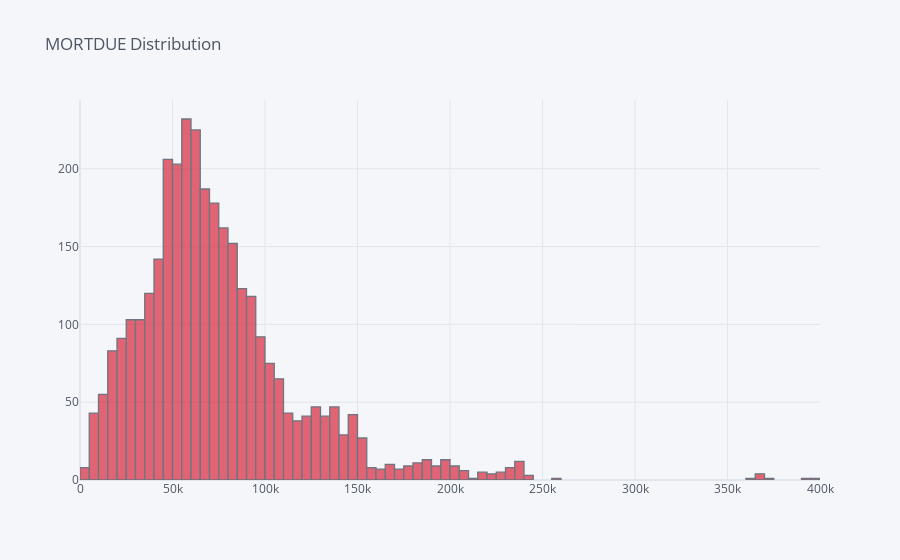
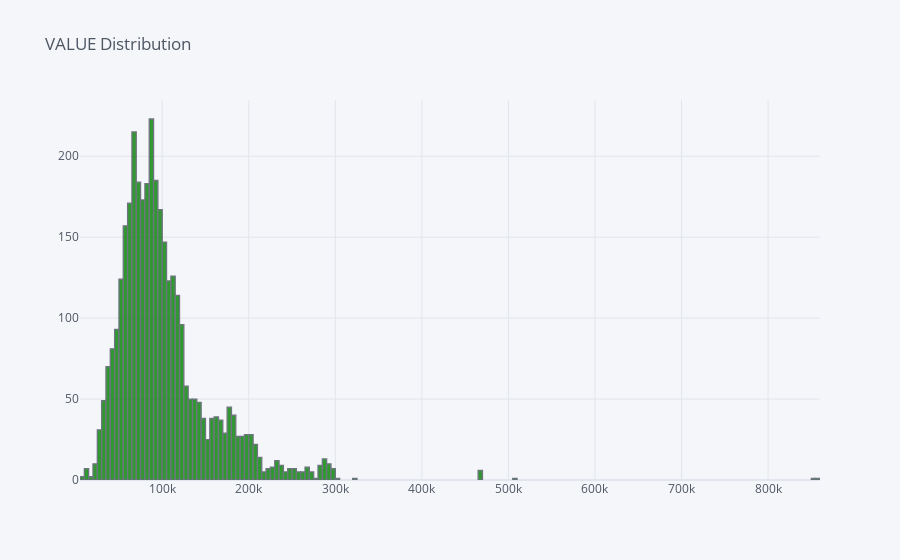
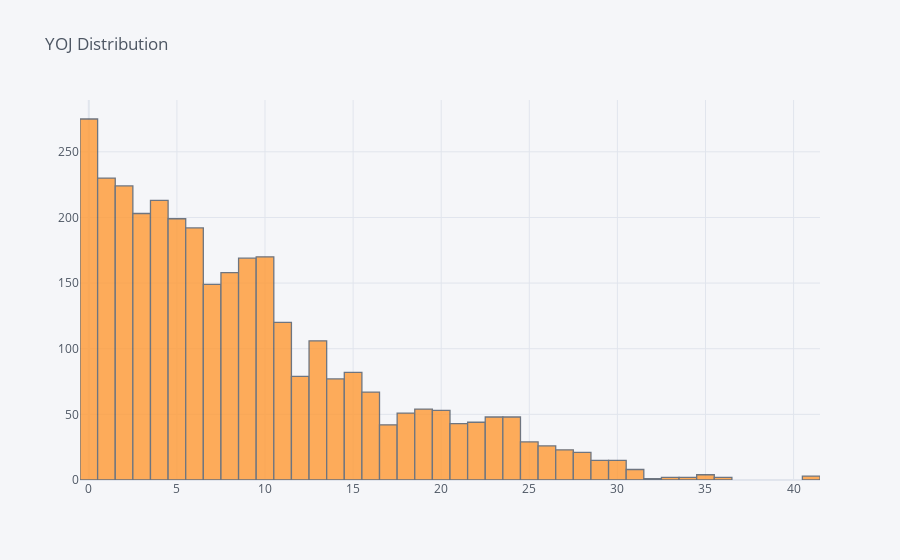
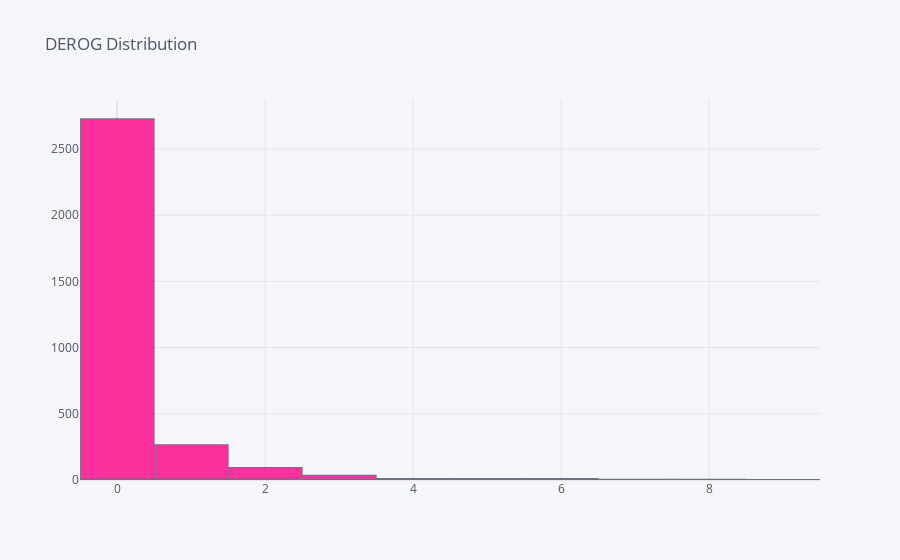

These figures' notebook cell, in order:
### Markdown cell above
now we will visualize this data:

### Code cell
colors = ["red","green","orange","pink","cyan","red","green","orange","pink"]
for color,col in enumerate(Floats):    
    Train[col].iplot(kind='histogram',title = f"{col} Distribution",color = colors[color], filename='histogram-subplots')

### Figure 1 — Plotly figure (JSON) as saved in the notebook; plotly's stock layout.template omitted (floating-point values rounded to 4 significant figures; data arrays with more than 128 entries replaced by an {"elided": "..."} marker saying what was removed)
{"data": [{"histfunc": "count", "histnorm": "", "marker": {"color": "rgba(219, 64, 82, 1.0)", "line": {"color": "#4D5663", "width": 1.3}}, "name": "MORTDUE", "opacity": 0.8, "orientation": "v", "type": "histogram", "x": {"elided": "3576 float values"}}], "layout": {"autosize": true, "barmode": "overlay", "legend": {"bgcolor": "#F5F6F9", "font": {"color": "#4D5663"}}, "paper_bgcolor": "#F5F6F9", "plot_bgcolor": "#F5F6F9", "title": {"font": {"color": "#4D5663"}, "text": "MORTDUE Distribution"}, "xaxis": {"autorange": true, "gridcolor": "#E1E5ED", "range": [0, 400000], "showgrid": true, "tickfont": {"color": "#4D5663"}, "title": {"font": {"color": "#4D5663"}, "text": ""}, "type": "linear", "zerolinecolor": "#E1E5ED"}, "yaxis": {"autorange": true, "gridcolor": "#E1E5ED", "range": [0, 244.2], "showgrid": true, "tickfont": {"color": "#4D5663"}, "title": {"font": {"color": "#4D5663"}, "text": ""}, "zerolinecolor": "#E1E5ED"}}}

### Figure 2 — Plotly figure (JSON) as saved in the notebook; plotly's stock layout.template omitted (floating-point values rounded to 4 significant figures; data arrays with more than 128 entries replaced by an {"elided": "..."} marker saying what was removed)
{"data": [{"histfunc": "count", "histnorm": "", "marker": {"color": "rgba(0, 128, 0, 1.0)", "line": {"color": "#4D5663", "width": 1.3}}, "name": "VALUE", "opacity": 0.8, "orientation": "v", "type": "histogram", "x": {"elided": "3576 float values"}}], "layout": {"autosize": true, "barmode": "overlay", "legend": {"bgcolor": "#F5F6F9", "font": {"color": "#4D5663"}}, "paper_bgcolor": "#F5F6F9", "plot_bgcolor": "#F5F6F9", "title": {"font": {"color": "#4D5663"}, "text": "VALUE Distribution"}, "xaxis": {"autorange": true, "gridcolor": "#E1E5ED", "range": [5000, 860000], "showgrid": true, "tickfont": {"color": "#4D5663"}, "title": {"font": {"color": "#4D5663"}, "text": ""}, "type": "linear", "zerolinecolor": "#E1E5ED"}, "yaxis": {"autorange": true, "gridcolor": "#E1E5ED", "range": [0, 234.7], "showgrid": true, "tickfont": {"color": "#4D5663"}, "title": {"font": {"color": "#4D5663"}, "text": ""}, "zerolinecolor": "#E1E5ED"}}}

### Figure 3 — Plotly figure (JSON) as saved in the notebook; plotly's stock layout.template omitted (floating-point values rounded to 4 significant figures; data arrays with more than 128 entries replaced by an {"elided": "..."} marker saying what was removed)
{"data": [{"histfunc": "count", "histnorm": "", "marker": {"color": "rgba(255, 153, 51, 1.0)", "line": {"color": "#4D5663", "width": 1.3}}, "name": "YOJ", "opacity": 0.8, "orientation": "v", "type": "histogram", "x": {"elided": "3576 float values"}}], "layout": {"autosize": true, "barmode": "overlay", "legend": {"bgcolor": "#F5F6F9", "font": {"color": "#4D5663"}}, "paper_bgcolor": "#F5F6F9", "plot_bgcolor": "#F5F6F9", "title": {"font": {"color": "#4D5663"}, "text": "YOJ Distribution"}, "xaxis": {"autorange": true, "gridcolor": "#E1E5ED", "range": [-0.5, 41.5], "showgrid": true, "tickfont": {"color": "#4D5663"}, "title": {"font": {"color": "#4D5663"}, "text": ""}, "type": "linear", "zerolinecolor": "#E1E5ED"}, "yaxis": {"autorange": true, "gridcolor": "#E1E5ED", "range": [0, 289.5], "showgrid": true, "tickfont": {"color": "#4D5663"}, "title": {"font": {"color": "#4D5663"}, "text": ""}, "zerolinecolor": "#E1E5ED"}}}

### Figure 4 — Plotly figure (JSON) as saved in the notebook; plotly's stock layout.template omitted (floating-point values rounded to 4 significant figures; data arrays with more than 128 entries replaced by an {"elided": "..."} marker saying what was removed)
{"data": [{"histfunc": "count", "histnorm": "", "marker": {"color": "rgba(255, 0, 136, 1.0)", "line": {"color": "#4D5663", "width": 1.3}}, "name": "DEROG", "opacity": 0.8, "orientation": "v", "type": "histogram", "x": {"elided": "3576 int values"}}], "layout": {"autosize": true, "barmode": "overlay", "legend": {"bgcolor": "#F5F6F9", "font": {"color": "#4D5663"}}, "paper_bgcolor": "#F5F6F9", "plot_bgcolor": "#F5F6F9", "title": {"font": {"color": "#4D5663"}, "text": "DEROG Distribution"}, "xaxis": {"autorange": true, "gridcolor": "#E1E5ED", "range": [-0.5, 9.5], "showgrid": true, "tickfont": {"color": "#4D5663"}, "title": {"font": {"color": "#4D5663"}, "text": ""}, "type": "linear", "zerolinecolor": "#E1E5ED"}, "yaxis": {"autorange": true, "gridcolor": "#E1E5ED", "range": [0, 2871.0], "showgrid": true, "tickfont": {"color": "#4D5663"}, "title": {"font": {"color": "#4D5663"}, "text": ""}, "zerolinecolor": "#E1E5ED"}}}
